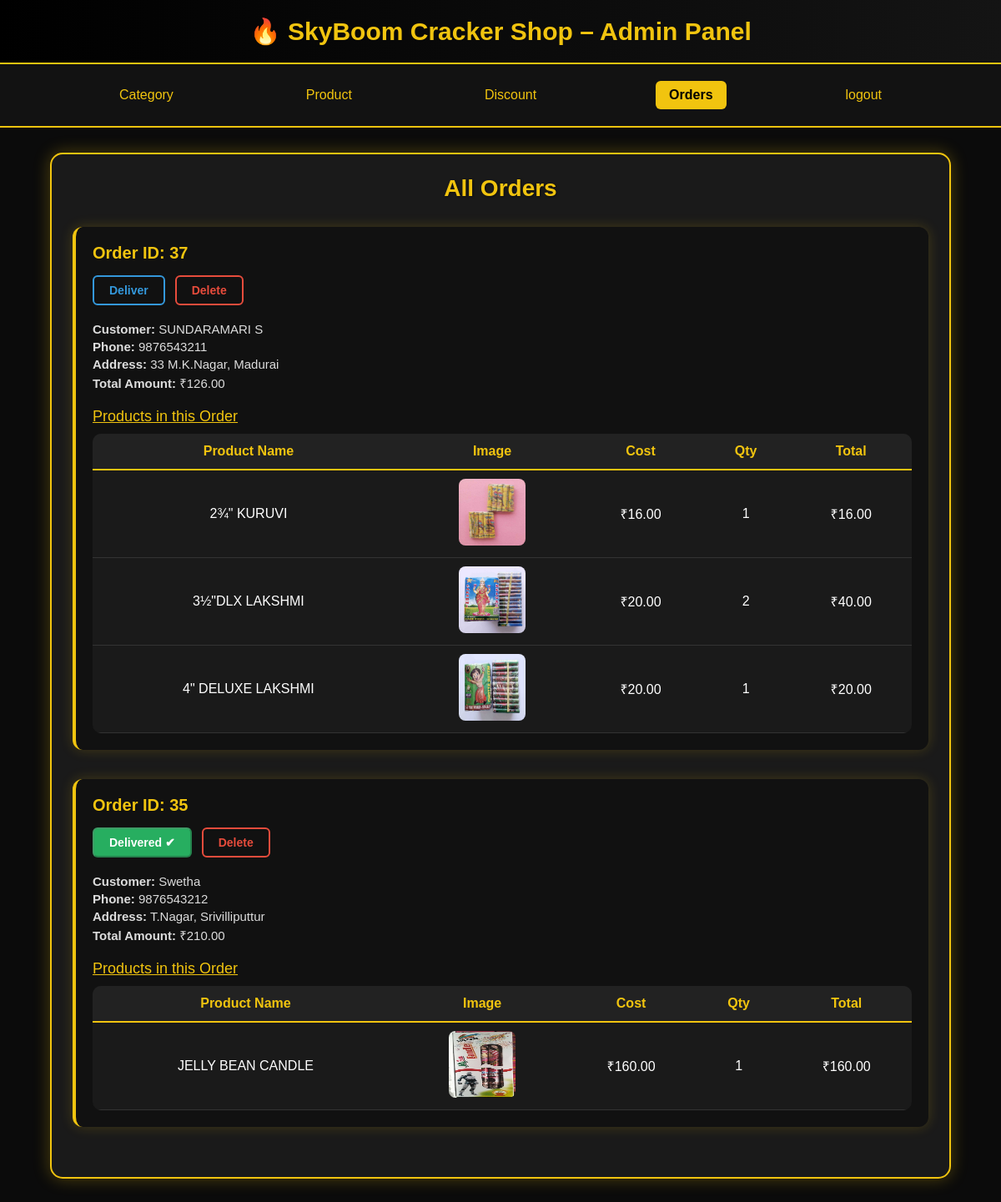
/admin/adminorder.php (signed in), run on the app's committed database.
### tables this page shows
CREATE TABLE `orders` (
  `order_id` int(11) NOT NULL,
  `customer_name` varchar(250) NOT NULL,
  `contact_no` varchar(20) NOT NULL,
  `address` varchar(250) NOT NULL,
  `mail_id` varchar(250) NOT NULL,
  `state` varchar(250) NOT NULL,
  `total` decimal(10,2) NOT NULL,
  `packing_cost` decimal(10,2) NOT NULL,
  `total_amount` decimal(10,2) NOT NULL,
  `order_date` date NOT NULL,
  `orderpro_id` text NOT NULL,
  `order_status` varchar(250) NOT NULL DEFAULT 'Pending'
);

CREATE TABLE `orderedpro` (
  `orderedpro_id` int(11) NOT NULL,
  `ordercus_id` int(11) NOT NULL,
  `product_name` varchar(250) NOT NULL,
  `cost` decimal(10,2) NOT NULL,
  `quantity` int(11) NOT NULL,
  `total_cost` decimal(10,2) NOT NULL,
  `product_image_path` varchar(250) NOT NULL
);

### admin/adminorder.php (the view, shortened to what this page needs)
<?php
include "db.php";
?>
<!DOCTYPE html>
<html>
<head>
    <link rel="stylesheet" href="./css/adminorder.css">
    <link rel="stylesheet" href="./css/nav.css">
</head>
<body class="sb-order-body">
    <header class="sb-header">
        <h1 class="sb-title">🔥 SkyBoom Cracker Shop – Admin Panel</h1>
    </header>
    <nav class="sb-navbar">
        <a href="admincategory.php" class="sb-nav-item <?php if (basename($_SERVER['PHP_SELF']) == 'admincategory.php') echo 'active'; ?>">Category</a>
        <a href="adminproduct.php" class="sb-nav-item <?php if (basename($_SERVER['PHP_SELF']) == 'adminproduct.php') echo 'active'; ?>">Product</a>
        <a href="admindiscount.php" class="sb-nav-item <?php if (basename($_SERVER['PHP_SELF']) == 'admindiscount.php') echo 'active'; ?>">Discount</a>
        <a href="adminorder.php" class="sb-nav-item <?php if (basename($_SERVER['PHP_SELF']) == 'adminorder.php') echo 'active'; ?>">Orders</a>
        <a href="index.php" class="sb-nav-item ">logout</a>
    </nav>
    <div class="sb-order-container">
        <h1 class="sb-order-main-title">All Orders</h1>
        <?php
        $order_query = mysqli_query($conn, "SELECT * FROM orders ORDER BY order_id DESC");
        while ($order = mysqli_fetch_assoc($order_query)) {
        ?>
            <div class="sb-order-box">
                <h2 class="sb-order-id">Order ID: <?php echo $order['order_id']; ?></h2>
                <div class="sb-order-actions">
                    <?php if ($order['order_status'] == "Delivered") { ?>
                        <button class="sb-btn sb-delivered" disabled>Delivered ✔</button>
                    <?php } else { ?>
                        <a href="adminorder.php?deliver=<?= $order['order_id'] ?>"
                            class="sb-link sb-deliver"
                            onclick="return confirm('Mark this order as Delivered?')">
                            Deliver
                        </a>
                    <?php } ?>
                    <a href="adminorder.php?delete_order=<?= $order['order_id'] ?>"
                        class="sb-link sb-delete"
                        onclick="return confirm('Delete this order permanently?')">
                        Delete
                    </a>
                </div>
                <p class="sb-customer"><strong>Customer:</strong> <?= htmlspecialchars($order['customer_name']) ?></p>
                <p class="sb-phone"><strong>Phone:</strong> <?= htmlspecialchars($order['contact_no']) ?></p>
                <p class="sb-address"><strong>Address:</strong> <?php echo htmlspecialchars($order['address']); ?></p>
                <p class="sb-total"><strong>Total Amount:</strong> ₹<?php echo htmlspecialchars($order['total_amount']); ?></p>
                <div class="sb-section-title">Products in this Order</div>
                <table class="sb-table sb-table-order">
                    <tr>
                        <th>Product Name</th>
                        <th>Image</th>
                        <th>Cost</th>
                        <th>Qty</th>
                        <th>Total</th>
                    </tr>
                    <?php
                    $order_id = (int)$order['order_id'];
                    $pro_query = mysqli_query(
                        $conn,
                        "SELECT * FROM orderedpro WHERE ordercus_id = $order_id"
                    );
                    while ($pro = mysqli_fetch_assoc($pro_query)) {
                    ?>
                        <tr class="sb-row">
                            <td><?php echo htmlspecialchars($pro['product_name']); ?></td>
                            <td>
                                <img src="<?php echo htmlspecialchars($pro['product_image_path']); ?>" class="zoom-img" alt="product">
                            </td>
                            <td>₹<?php echo htmlspecialchars($pro['cost']); ?></td>
                            <td><?php echo htmlspecialchars($pro['quantity']); ?></td>
                            <td>₹<?php echo htmlspecialchars($pro['total_cost']); ?></td>
                        </tr>
                    <?php } ?>
                </table>
            </div>
        <?php } ?>
    </div>
</body>
</html>

### admin/css/adminorder.css (style rules this page uses)
.sb-order-container { width: 90%; max-width: 1100px; margin: 30px auto; background: #1a1a1a; padding: 25px; border-radius: 15px; border: 2px solid #f1c40f; box-shadow: 0 0 20px rgba(241, 196, 15, 0.3); }
.sb-order-main-title { text-align: center; font-size: 28px; margin-bottom: 30px; color: #f1c40f; text-shadow: 1px 1px 3px rgba(0, 0, 0, 0.5); }
.sb-order-box { background: #111; border-radius: 12px; padding: 20px; margin-bottom: 35px; box-shadow: 0 0 15px rgba(241, 196, 15, 0.2); color: #fff; border-left: 4px solid #f1c40f; transition: 0.3s; }
.sb-order-id { font-size: 20px; margin-bottom: 15px; color: #f1c40f; }
.sb-order-actions { display: flex; gap: 12px; margin-bottom: 20px; }
.sb-link, .sb-btn { padding: 8px 18px; border-radius: 6px; text-decoration: none; font-size: 14px; font-weight: 600; cursor: pointer; display: inline-block; transition: 0.3s ease; }
.sb-deliver { background: transparent; border: 2px solid #3498db; color: #3498db; }
.sb-delete { background: transparent; border: 2px solid #e74c3c; color: #e74c3c; }
.sb-delivered { background: #27ae60; color: #fff; cursor: not-allowed; }
.sb-customer, .sb-phone, .sb-address, .sb-total { font-size: 15px; margin: 4px 0; color: #ddd; }
.sb-section-title { margin-top: 20px; font-size: 18px; color: #f1c40f; margin-bottom: 10px; text-decoration: underline; }
.sb-table-order { width: 100%; border-collapse: collapse; background: #1a1a1a; border-radius: 10px; overflow: hidden; margin-top: 10px; }
.sb-table-order th { background: #222; color: #f1c40f; padding: 12px; text-align: center; border-bottom: 2px solid #f1c40f; }
.sb-table-order td { padding: 10px; text-align: center; border-bottom: 1px solid #333; color: #fff; }
.zoom-img { width: 80px; height: 80px; cursor: pointer; border-radius: 8px; transition: 0.3s; }

### admin/css/nav.css (style rules this page uses)
* { margin: 0; padding: 0; box-sizing: border-box; font-family: "Poppins", sans-serif; }
body { background: #0b0b0b; color: #f2f2f2; }
header { background: linear-gradient(to right, #000, #141414); padding: 20px; text-align: center; border-bottom: 2px solid #f1c40f; }
header h1 { color: #f1c40f; font-size: 30px; }
nav { display: flex; justify-content: space-evenly; background: #121212; padding: 20px 0; border-bottom: 2px solid #f1c40f; }
nav a { color: #f1c40f; font-size: 16px; text-decoration: none; padding: 8px 16px; border-radius: 6px; }
nav a:hover, nav .active { background: #f1c40f; color: #000; font-weight: 700; }

### data on the page
orders: order_id "37", customer_name "SUNDARAMARI S", contact_no "9876543211", address "33 M.K.Nagar, Madurai", total_amount "126.00"
orderedpro: product_name "2¾\" KURUVI", product_image_path (picture), cost "16.00", quantity "1", total_cost "16.00"
orderedpro: product_name "3½\"DLX LAKSHMI", product_image_path (picture), cost "20.00", quantity "2", total_cost "40.00"
orderedpro: product_name "4\" DELUXE LAKSHMI", product_image_path (picture), cost "20.00", quantity "1", total_cost "20.00"
orders: order_id "35", order_status "Delivered ✔", customer_name "Swetha", contact_no "9876543212", address "T.Nagar, Srivilliputtur", total_amount "210.00"
orderedpro: product_name "JELLY BEAN CANDLE", product_image_path (picture), cost "160.00", quantity "1", total_cost "160.00"
